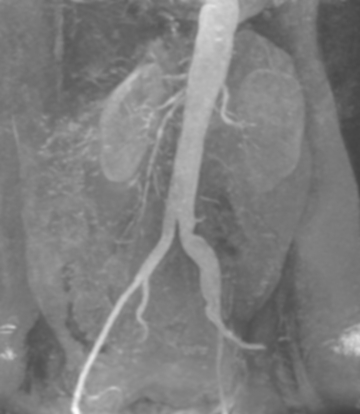
#> input picture Lab 6/pics/arterie.tif, 360 x 414 px; the run also reads 2 pictures not shown here
$ python 3_1_color_coding.py
#> lines starting #> are read from the running program, lines starting #| are printed output that depends on the picture
import glob
import numpy as np
from PIL import Image
from pathlib import Path
import matplotlib.pyplot as plt
from colorsys import hsv_to_rgb
import cv2

from matplotlib import image as mpimg

#---------------------------------------Convert hsv to rgb--------------------------------------------------------------------

def hsv2rgb(h, s, v):
    # h = hue, s = saturation, v = values / intensity
    return tuple(round(i * 255) for i in hsv_to_rgb(h, s, v))


# ---------------------------------------Convert into distinct colors---------------------------------------------------
def get_n_distinct_colors(n, sat, val, rotate=0, col_range=1, reverse=False, incr_value=False):
    n = min(n, 255)
    reverse = -1 if reverse else 1

    def get_val(val, step, n, incr):
        if incr:
            val = 1 / n * step
        return val

    return [hsv2rgb(col_range * step / n + rotate, sat, get_val(val, step, n, incr_value)) for step in range(1, n + 1)][
           ::reverse]

# ----------------------------------------------------Show colors--------------------------------------------------------------------

def show_colors(title, colors):
    cols = int(len(colors))
    rows = 5
    img = []
    for i, val in enumerate(range(rows)):
        img.append(colors[:])
    plt.imshow(np.array(img))
    plt.title(title)
    plt.show()

# --------------------------------------------------Plot Gray Level Histogram----------------------------------------
def gen_histogram(img):
    min_val = 0
    max_val = 256
    hist = np.zeros(max_val)

    for x, y in np.ndindex(img.shape):
        hist[img[x, y]] += 1

    return hist

def plot_histogram(values):
    plt.bar(range(len(values)), values)
    plt.show()

def gen_distribution(hist):
    max_val_dtype = 255
    hist = np.cumsum(hist)
    max_count = np.max(hist)

    for i, val in enumerate(hist):
        hist[i] = val * max_val_dtype / max_count

    return hist

def cumulative_distr(img, colors):
    img_new = np.zeros([*img.shape, 3], dtype=np.uint8)
    hist = gen_histogram(img)
    distr = gen_distribution(hist)
    val_rang_per_col = np.max(distr) / len(colors) + 1
    for x, y in np.ndindex(img.shape):
        img_new[x, y, :] = colors[int(distr[img[x, y]] / val_rang_per_col)]

    return img_new

# ----------------------------------------------------- Load the image -------------------------------------------------
image = ['pics/arterie.tif', 'pics/brain.tif', 'pics/ctSkull.tif']
for image in image:
    file_path = image
    file_name = Path(image).stem
    print(file_name)

    # Open the image and convert to numpy array
    image = mpimg.imread(file_path)
#> image is the input picture: shape (414, 360); min 67, max 253, mean 125.7

    # summarize some details about the image
    print('numpy array:', image.dtype)
#| numpy array: uint8
    print(image.shape)
#| (414, 360)

    # Show the image and its histogram
    plt.subplot(1, 2, 1)
    plt.imshow(image , cmap='gray')
    plt.title('image')
    plt.xticks([])
    plt.yticks([])

    plt.subplot(1, 2, 2)
    hist, bin = np.histogram(image .ravel(), 256, [0, 255])
#> hist = 256 values, max 4627 at index 121, min 0 at index 0, mean 582.2; bin = 257 values from 0 to 255
    plt.xlim([0, 255])
    plt.plot(hist)
    plt.title('histogram')

    plt.show()
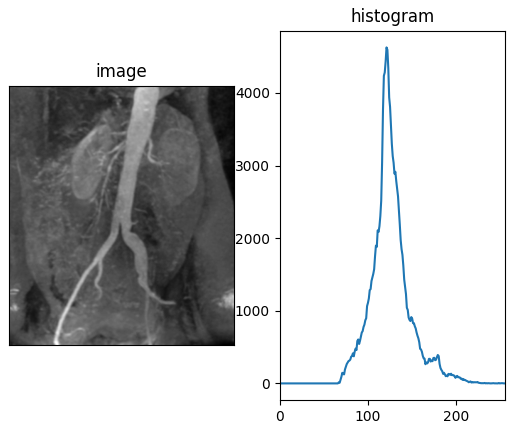
#> figure drawn by matplotlib, 2 panels; panel 2: curve peaks at x = 121, y = 4627
#> pass 2 of the loop `for image in image:`:
#> file_path = 'pics/brain.tif'
#> file_name = 'brain'
#| brain
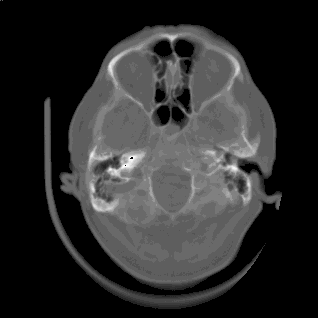
#> input picture Lab 6/pics/brain.tif, 318 x 318 px
#> image is the input picture: shape (318, 318); min 0, max 255, mean 45
#| numpy array: uint8
#| (318, 318)
#> `hist, bin = np.histogram(image .ravel(), 256, [0, 255])`: hist = 256 values, max 56272 at index 0, min 0 at index 1, mean 395
#> `plt.show()`:
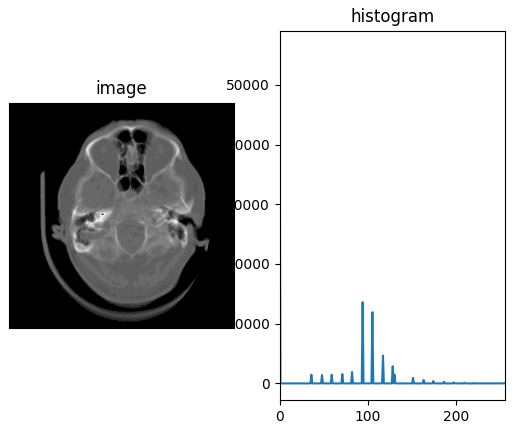
#> figure drawn by matplotlib, 2 panels; panel 2: curve peaks at x = 0, y = 56272
#> pass 3 of the loop `for image in image:`:
#> file_path = 'pics/ctSkull.tif'
#> file_name = 'ctSkull'
#| ctSkull
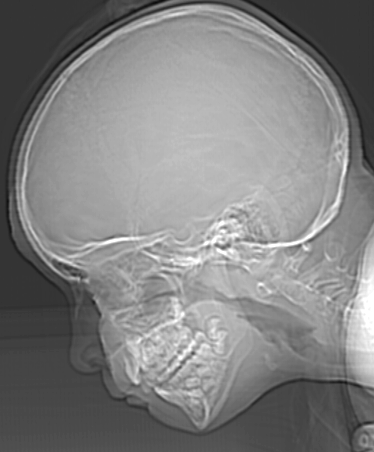
#> input picture Lab 6/pics/ctSkull.tif, 374 x 452 px
#> image is the input picture: shape (452, 374); min 12, max 255, mean 129.4
#| numpy array: uint8
#| (452, 374)
#> `hist, bin = np.histogram(image .ravel(), 256, [0, 255])`: hist = 256 values, max 12310 at index 52, min 0 at index 0, mean 660.3
#> `plt.show()`:
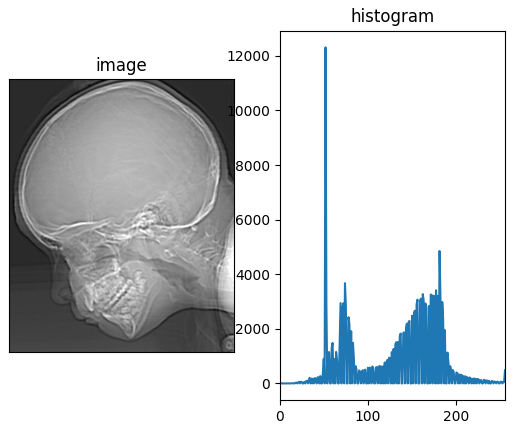
#> figure drawn by matplotlib, 2 panels; panel 2: curve peaks at x = 52, y = 12310

#----------------------------------------Open and convert Images to np.array--------------------------------------------

def get_image_array(file_name, print_info=False):
    image = Image.open(file_name)
    img = np.array(image)
    if print_info:
        print("filename:", image.filename)
        print("file format:", image.format)
        print("dtype:", img.dtype)
        print("shape:", img.shape)
        print()

    return img

#----------------------------------------Show Images---------------------------------------------------------------------

def show_images(num_cols, per_image_size_px, *image_arrays, cmap="viridis", title=False):
    num_rows = int(len(image_arrays) / num_cols) + 1
    fig_size = (
        num_cols * (per_image_size_px / 100),
        num_rows * (per_image_size_px / 100),
    )
    fig = plt.figure(figsize=fig_size)
    for i, img in enumerate(image_arrays, 1):
        fig.add_subplot(num_rows, num_cols, i)
        if title:
            plt.imshow(img[0], cmap=plt.get_cmap(cmap))
            plt.title(img[1])
        else:
            plt.imshow(img, cmap=plt.get_cmap(cmap))
        plt.xticks([])
        plt.yticks([])
    plt.show()

#----------------------------------------------Get images--------------------------------------------------------------------

images = {}
for image_path in glob.glob("pics/*"):
    images[Path(image_path).stem] = get_image_array(image_path)
#> pass 2 of the loop `for image_path in glob.glob("pics/*"):`:
#> pass 3 of the loop `for image_path in glob.glob("pics/*"):`:
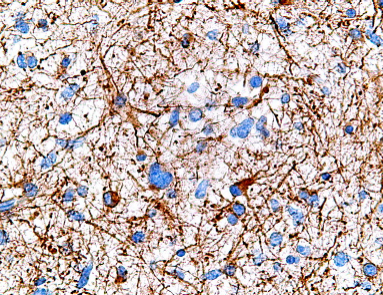
#> input picture Lab 6/pics/brainCells.tif, 383 x 295 px
#> in get_image_array, image is the input picture: PIL image 383x295 RGB; mean R, G, B 195.2, 179.3, 176.1
#> the loop made 4 passes; the first 3 are shown

image_path_1 = 'pics/arterie.tif'
#> image_path_1 = 'pics/arterie.tif'
image_path_2 = 'pics/brain.tif'
image_path_3 = 'pics/ctSkull.tif'
arterie = get_image_array(image_path_1)
brain = get_image_array(image_path_2)
ctSkull = get_image_array(image_path_3)
show_images(3, 500, [arterie, brain, ctSkull], title=True)

colors = get_n_distinct_colors(30, .8, .95, col_range=.5, rotate=.6, reverse=True)
show_colors('Color range', colors)

# Arterie
colors = get_n_distinct_colors(10, .8, .95, col_range=.5, rotate=.6, reverse=False, incr_value=True)
show_colors('Arterie', colors)
#> call 2 of show_colors, with title = 'Arterie'
#> in show_colors (call 2), `plt.show()`:
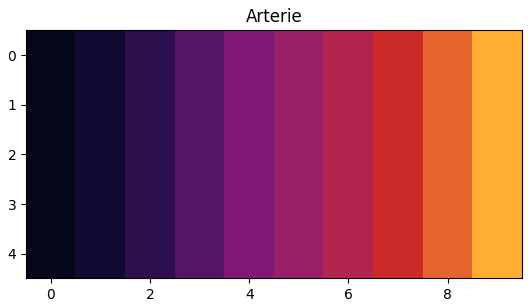
#> figure drawn by matplotlib, 1 panel

img = images['arterie']
show_images(1, 800, cumulative_distr(img, colors))
#> after the loop in gen_histogram, `for x, y in np.ndindex(img.shape):`: hist = 256 values, max 4627 at index 121, min 0 at index 0, mean 582.2
#> in gen_distribution, `hist = np.cumsum(hist)`: hist = 256 values from 0 to 149040
#> in gen_distribution, `max_count = np.max(hist)`: max_count = 149040
#> after the loop in gen_distribution, `for i, val in enumerate(hist):`: hist = 256 values from 0 to 255
#> in cumulative_distr, `val_rang_per_col = np.max(distr) / len(colors) + 1`: val_rang_per_col = 26.5
#> after the loop in cumulative_distr, `for x, y in np.ndindex(img.shape):`:
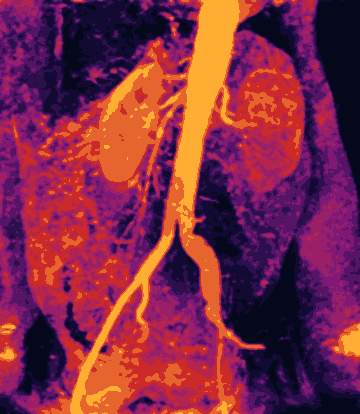
#> img_new: shape (414, 360, 3); mean of channels 0, 1, 2 127.1, 41.7, 70; drawn as R, G, B

# Brain
colors = get_n_distinct_colors(20, .8, .95, col_range=.6, rotate=1.2, reverse=False, incr_value=True)
show_colors('Brain', colors)
#> call 3 of show_colors, with title = 'Brain'
#> in show_colors (call 3), `plt.show()`:
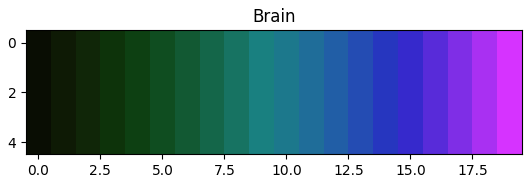
#> figure drawn by matplotlib, 1 panel

img = images['brain']
show_images(1, 800, cumulative_distr(img, colors))
#> in cumulative_distr (call 2), `hist = gen_histogram(img)`: hist = 256 values, max 56272 at index 0, min 0 at index 1, mean 395
#> the loop in gen_distribution (call 2), `for i, val in enumerate(hist):` made 256 passes
#> val on passes 1 to 3: 56272, 56272, 56272
#> in cumulative_distr (call 2), `distr = gen_distribution(hist)`: distr = 256 values from 141.9 to 255
#> in cumulative_distr (call 2), `val_rang_per_col = np.max(distr) / len(colors) + 1`: val_rang_per_col = 13.75
#> after the loop in cumulative_distr (call 2), `for x, y in np.ndindex(img.shape):`:
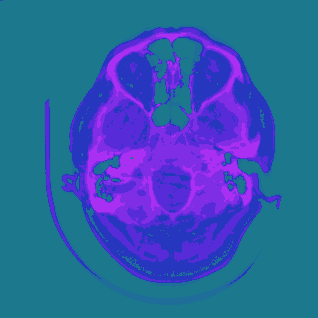
#> img_new: shape (318, 318, 3); mean of channels 0, 1, 2 49.6, 93.1, 167.3; drawn as R, G, B

# ctSkull
colors = get_n_distinct_colors(20, .8, .95, col_range=.2, rotate=.3, reverse=True, incr_value=True)
show_colors('ctSkull', colors)
#> call 4 of show_colors, with title = 'ctSkull'
#> in show_colors (call 4), `plt.show()`:
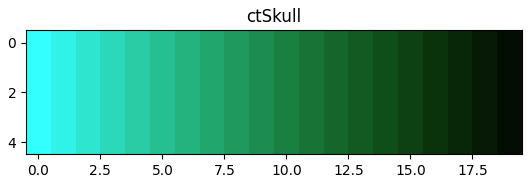
#> figure drawn by matplotlib, 1 panel

img = images['ctSkull']
show_images(1, 800, cumulative_distr(img, colors))
#> in cumulative_distr (call 3), `hist = gen_histogram(img)`: hist = 256 values, max 12310 at index 52, min 0 at index 0, mean 660.3
#> in cumulative_distr (call 3), `distr = gen_distribution(hist)`: distr = 256 values from 0 to 255
#> after the loop in cumulative_distr (call 3), `for x, y in np.ndindex(img.shape):`:
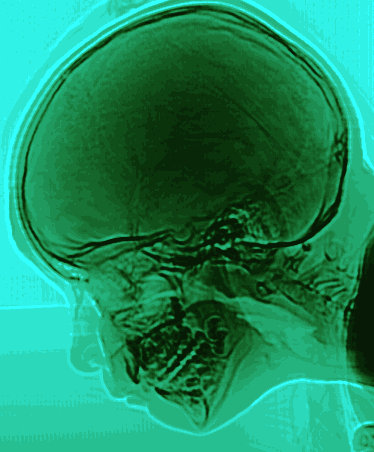
#> img_new: shape (452, 374, 3); mean of channels 0, 1, 2 28.1, 140.7, 97.5; drawn as R, G, B
